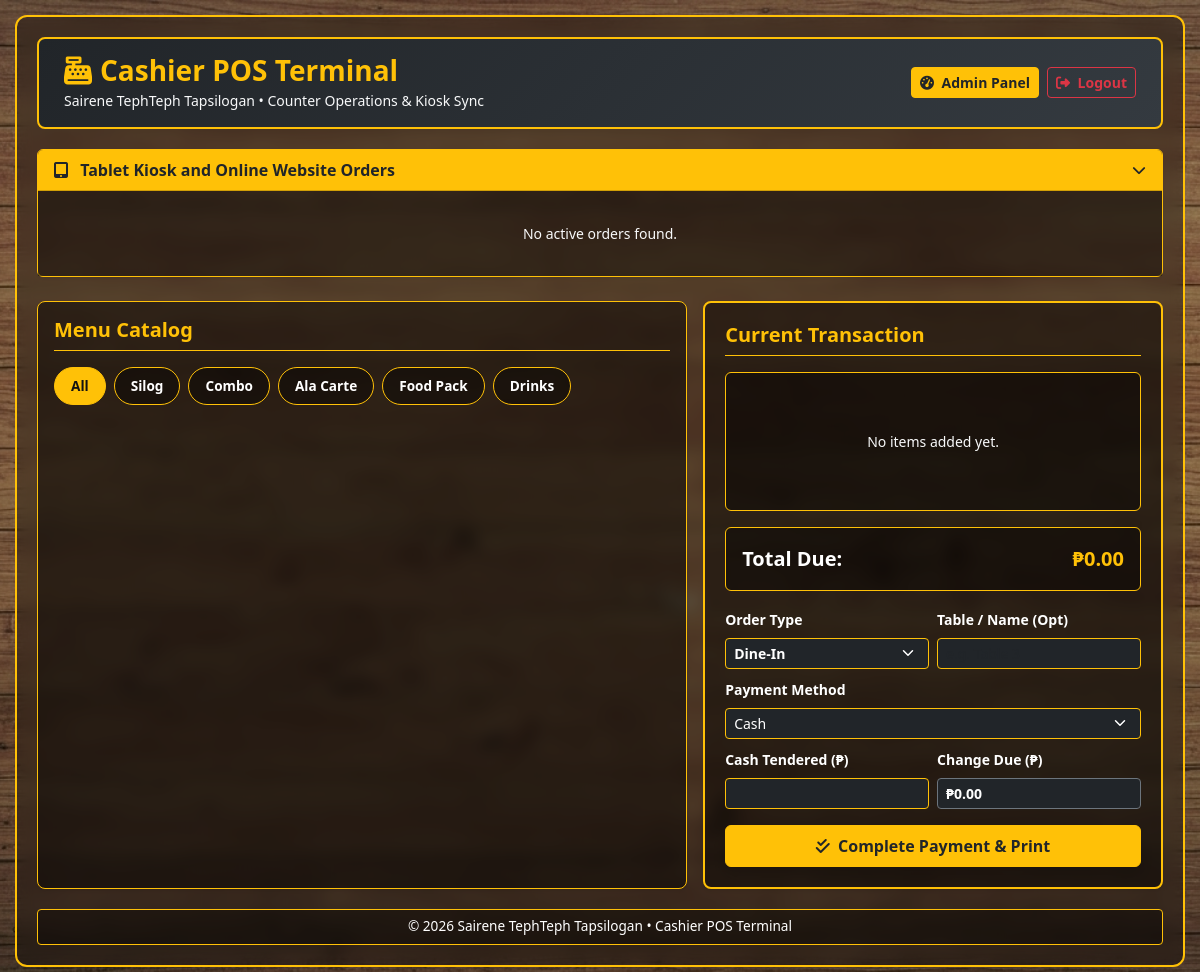
The page /pos.php on the database as committed earlier.
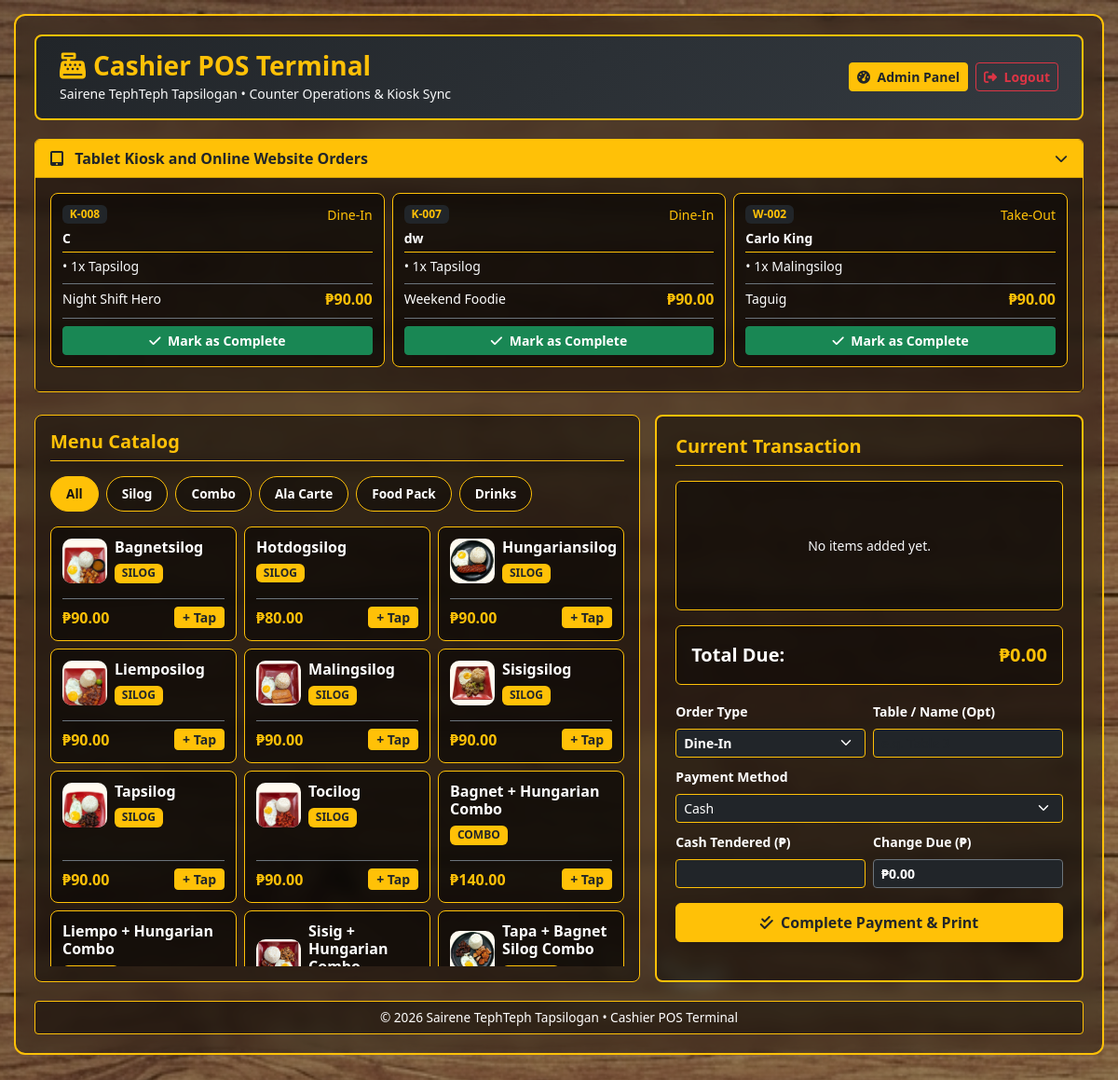
The same page on the database as committed later.
### tables this page shows
CREATE TABLE `kiosk_orders` (
  `id` int(11) NOT NULL,
  `kiosk_id` varchar(50) DEFAULT 'KIOSK_1',
  `customer_name` varchar(255) DEFAULT 'Walk-in Guest',
  `dine_option` enum('dine_in','take_out') DEFAULT 'dine_in',
  `total_amount` decimal(10,2) NOT NULL DEFAULT 0.00,
  `payment_method` varchar(50) DEFAULT 'Cash',
  `order_status` varchar(50) DEFAULT 'preparing',
  `created_at` datetime DEFAULT current_timestamp(),
  `inventory_deducted` int(11) DEFAULT 0,
  `food_subtotal` decimal(10,2) DEFAULT 0.00,
  `tip_amount` decimal(10,2) DEFAULT 0.00,
  `queue_number` varchar(20) NOT NULL DEFAULT '',
  `phone` varchar(20) DEFAULT '',
  `dining_style` varchar(50) DEFAULT 'Dine-In',
  `table_tag` varchar(100) DEFAULT NULL,
  `neighborhood_badge` varchar(100) DEFAULT NULL,
  `payment_status` varchar(50) DEFAULT 'paid'
);

CREATE TABLE `kiosk_order_items` (
  `id` int(11) NOT NULL,
  `order_id` int(11) NOT NULL,
  `item_name` varchar(255) NOT NULL,
  `egg_choice` varchar(100) DEFAULT '',
  `notes` text DEFAULT NULL,
  `quantity` int(11) NOT NULL DEFAULT 1,
  `price` decimal(10,2) NOT NULL DEFAULT 0.00,
  `product_name` varchar(150) NOT NULL DEFAULT '',
  `rice_option` varchar(100) DEFAULT NULL,
  `custom_options` varchar(255) DEFAULT NULL
);

CREATE TABLE `website_orders` (
  `id` int(11) NOT NULL,
  `user_id` int(11) DEFAULT NULL,
  `customer_name` varchar(255) NOT NULL,
  `phone` varchar(50) NOT NULL,
  `delivery_area` varchar(255) DEFAULT 'Taguig',
  `address` text NOT NULL,
  `total_amount` decimal(10,2) NOT NULL DEFAULT 0.00,
  `payment_method` varchar(50) DEFAULT 'GCash',
  `payment_status` varchar(50) DEFAULT 'paid',
  `order_status` varchar(50) DEFAULT 'preparing',
  `payment_proof` varchar(255) DEFAULT NULL,
  `created_at` datetime DEFAULT current_timestamp(),
  `updated_at` datetime DEFAULT NULL ON UPDATE current_timestamp(),
  `inventory_deducted` int(11) DEFAULT 0,
  `food_subtotal` decimal(10,2) DEFAULT 0.00,
  `tip_amount` decimal(10,2) DEFAULT 0.00,
  `queue_number` varchar(20) DEFAULT 'W-001'
);

CREATE TABLE `website_order_items` (
  `id` int(11) NOT NULL,
  `order_id` int(11) NOT NULL,
  `item_name` varchar(255) NOT NULL,
  `egg_choice` varchar(100) DEFAULT '',
  `notes` text DEFAULT NULL,
  `quantity` int(11) NOT NULL DEFAULT 1,
  `price` decimal(10,2) NOT NULL DEFAULT 0.00
);

CREATE TABLE `menu` (
  `id` int(11) NOT NULL,
  `item_name` varchar(100) NOT NULL,
  `category` enum('silog','combo','alacarte','foodpack') NOT NULL,
  `price` decimal(10,2) NOT NULL,
  `image_url` varchar(255) DEFAULT NULL,
  `is_available` tinyint(1) DEFAULT 1
);

### pos.php (the view, shortened to what the changed rows need)
<?php
global $pdo;
$menu_categories = [];
try {
    $stmt = $pdo->query("SELECT * FROM menu WHERE is_available = 1 ORDER BY category, item_name");
    while ($row = $stmt->fetch(PDO::FETCH_ASSOC)) {
        $menu_categories[$row['category']][] = $row;
    }
} catch (Exception $e) {}
$kiosk_orders = [];
try {
    $kiosk_stmt = $pdo->query("SELECT * FROM kiosk_orders WHERE payment_status = 'paid' ORDER BY id DESC LIMIT 15");
    while ($k_row = $kiosk_stmt->fetch(PDO::FETCH_ASSOC)) {
        $k_item_stmt = $pdo->prepare("SELECT * FROM kiosk_order_items WHERE order_id = ?");
        $k_item_stmt->execute([$k_row['id']]);
        $k_row['items'] = $k_item_stmt->fetchAll(PDO::FETCH_ASSOC);
        $k_row['source'] = 'kiosk';
        $kiosk_orders[] = $k_row;
    }
} catch (Exception $e) {}
try {
    $web_stmt = $pdo->query("SELECT * FROM website_orders WHERE order_status != 'completed' ORDER BY id DESC LIMIT 15");
    while ($w_row = $web_stmt->fetch(PDO::FETCH_ASSOC)) {
        $w_item_stmt = $pdo->prepare("SELECT * FROM website_order_items WHERE order_id = ?");
        $w_item_stmt->execute([$w_row['id']]);
        $w_row['items'] = $w_item_stmt->fetchAll(PDO::FETCH_ASSOC);
        $w_row['source'] = 'website';
        $w_row['dining_style'] = 'Take-Out';
        $w_row['table_tag'] = $w_row['address'] ?? '';
        $w_row['neighborhood_badge'] = $w_row['delivery_area'] ?? '';
        $kiosk_orders[] = $w_row;
    }
} catch (Exception $e) {}
usort($kiosk_orders, function($a, $b) {
    return $b['id'] - $a['id'];
});
$pos_images = [
    'Tapsilog' => 'tapsilog.png',
    'Bagnetsilog' => 'bagnetsilog.png',
    'Sisigsilog' => 'sisigsilog.png',
    'Liemposilog' => 'liemposilog.png',
    'Malingsilog' => 'malingsilog.png',
    'Tocilog' => 'tocilog.png',
    'Hungariansilog' => 'hungariansilog.png',
    'Hotdogsilog' => 'hotsilog.png',
    'Bagnet + Hungarian Combo' => 'bagnet_hungaria.png',
    'Tapa + Hungarian Combo' => 'tapa_hungarian.png',
    'Tapa + Bagnet Silog Combo' => 'tapa_bagnetsilog.png',
    'Liempo + Hungarian Combo' => 'liempo_hungaria.png',
    'Sisig + Hungarian Combo' => 'sisig_hungarian.png',
    'Special Tapa Portion' => 'special_tapa.png',
    'Special Bagnet Portion' => 'special_bagnet.png',
    'Special Sisig Portion' => 'special_sisig.png',
    'Hungarian Portion' => 'hungarian.png',
    'Garlic Rice' => 'garlic_rice.png',
    'Plain Rice' => 'plain_rice.png',
    'Extra Egg' => 'egg.png'
];
?>
<!DOCTYPE html>
<html lang="en">
<head>
    <link href="https://cdn.jsdelivr.net/npm/bootstrap@5.3.2/dist/css/bootstrap.min.css" rel="stylesheet">
    <link rel="stylesheet" href="https://cdnjs.cloudflare.com/ajax/libs/font-awesome/6.4.2/css/all.min.css">
</head>
<body>
    <div class="page-outer-frame">
        <div class="mb-4">
            <div class="card border-warning shadow-sm bg-transparent">
                <div class="collapse show" id="kioskOrdersCollapse">
                    <div class="card-body" style="background: rgba(0, 0, 0, 0.4); max-height: 280px; overflow-y: auto;">
                        <?php if (empty($kiosk_orders)): ?>
                            <p class="text-light text-center small mb-0 py-3">No active orders found.</p>
                        <?php else: ?>
                            <div class="row g-2">
                                <?php foreach ($kiosk_orders as $k_order): ?>
                                    <div class="col-md-4">
                                        <div class="kiosk-order-card">
                                            <div class="d-flex justify-content-between align-items-center mb-1">
                                                <span class="badge bg-dark text-warning fw-bold"><?= htmlspecialchars($k_order['queue_number'] ?? 'Q-01') ?></span>
                                                <span class="small text-warning"><?= htmlspecialchars($k_order['dining_style']) ?></span>
                                            </div>
                                            <div class="fw-bold small text-white"><?= htmlspecialchars($k_order['customer_name']) ?></div>
                                            <div class="border-top border-warning my-1 pt-1 small text-light">
                                                <?php foreach ($k_order['items'] as $k_item): ?>
                                                    <div>• <?= $k_item['quantity'] ?>x <?= htmlspecialchars($k_item['product_name']) ?></div>
                                                <?php endforeach; ?>
                                            </div>
                                            <div class="d-flex justify-content-between align-items-center mt-2 pt-1 border-top border-secondary">
                                                <span class="small text-white"><?= htmlspecialchars($k_order['neighborhood_badge'] ?? '') ?></span>
                                                <span class="fw-bold text-warning">₱<?= number_format($k_order['total_amount'], 2) ?></span>
                                            </div>
                                            <form method="POST" class="mt-2 pt-2 border-top border-secondary">
                                                <button type="submit" class="btn btn-success btn-sm w-100 fw-bold py-1 fs-8 text-white">
                                                    <i class="fa-solid fa-check me-1"></i> Mark as Complete
                                                </button>
                                            </form>
                                        </div>
                                    </div>
                                <?php endforeach; ?>
                            </div>
                        <?php endif; ?>
                    </div>
                </div>
            </div>
        </div>
        <div class="row g-3">
            <div class="col-lg-7">
                <div class="border border-warning rounded-3 p-3 h-100 shadow-sm" style="background: rgba(0, 0, 0, 0.45);">
                    <div class="row g-2 overflow-y-auto" style="max-height: 480px;" id="posMenuGrid">
                        <?php foreach ($menu_categories as $cat => $items): ?>
                            <?php foreach ($items as $item): ?>
                                <?php
                                    $img_file = $pos_images[$item['item_name']] ?? '';
                                    $img_src = $img_file ? 'images/' . $img_file : '';
                                ?>
                                <div class="col-md-4 menu-item-box" data-category="<?= htmlspecialchars($cat) ?>">
                                    <div class="menu-pos-card" onclick="addPosItem('<?= htmlspecialchars(addslashes($item['item_name'])) ?>', <?= (float)$item['price'] ?>)">
                                        <div class="d-flex align-items-center gap-2">
                                            <?php if ($img_src): ?>
                                                <div style="width: 48px; height: 48px; border-radius: 10px; overflow: hidden; flex-shrink: 0; background: #fffaf0; display: grid; place-items: center;">
                                                    <img src="<?= $img_src ?>" alt="<?= htmlspecialchars($item['item_name']) ?>" style="width: 100%; height: 100%; object-fit: cover;" onerror="this.parentElement.style.display='none';">
                                                </div>
                                            <?php endif; ?>
                                            <div>
                                                <h6 class="fw-bold text-white mb-1 fs-6"><?= htmlspecialchars($item['item_name']) ?></h6>
                                                <span class="badge bg-warning text-dark fs-9 text-uppercase"><?= htmlspecialchars($cat) ?></span>
                                            </div>
                                        </div>
                                        <div class="d-flex justify-content-between align-items-center mt-3 pt-2 border-top border-secondary">
                                            <span class="text-warning fw-bold">₱<?= number_format($item['price'], 2) ?></span>
                                            <span class="btn btn-warning btn-sm py-0 px-2 fw-bold text-dark">+ Tap</span>
                                        </div>
                                    </div>
                                </div>
                            <?php endforeach; ?>
                        <?php endforeach; ?>
                    </div>
                </div>
            </div>
        </div>
    </div>
</body>
</html>

Rows that differ between the two databases and show on the page:
added kiosk_orders: queue_number "K-008", dining_style "Dine-In", customer_name "C", neighborhood_badge "Night Shift Hero", total_amount "90.00"
added kiosk_order_items: quantity "1", product_name "Tapsilog", shown under "K-008"
added kiosk_orders: queue_number "K-007", dining_style "Dine-In", customer_name "dw", neighborhood_badge "Weekend Foodie", total_amount "90.00"
added kiosk_order_items: quantity "1", product_name "Tapsilog", shown under "K-007"
added website_orders: queue_number "W-002", dining_style "Take-Out", customer_name "Carlo King", delivery_area "Taguig", total_amount "90.00"
added website_order_items: quantity "1", item_name "Malingsilog"
added menu: shows a picture, item_name "Bagnetsilog", cat "SILOG", price "90.00"
added menu: item_name "Hotdogsilog", cat "SILOG", price "80.00"
added menu: shows a picture, item_name "Hungariansilog", cat "SILOG", price "90.00"
added menu: shows a picture, item_name "Liemposilog", cat "SILOG", price "90.00"
added menu: shows a picture, item_name "Malingsilog", cat "SILOG", price "90.00"
added menu: shows a picture, item_name "Sisigsilog", cat "SILOG", price "90.00"
added menu: shows a picture, item_name "Tapsilog", cat "SILOG", price "90.00"
added menu: shows a picture, item_name "Tocilog", cat "SILOG", price "90.00"
added menu: item_name "Bagnet + Hungarian Combo", cat "COMBO", price "140.00"
added menu: item_name "Liempo + Hungarian Combo"
added menu: shows a picture, item_name "Sisig + Hungarian…"
added menu: shows a picture, item_name "Tapa + Bagnet Silog Combo"
Other text that changed with them:
text no longer shown: "No active orders found."
